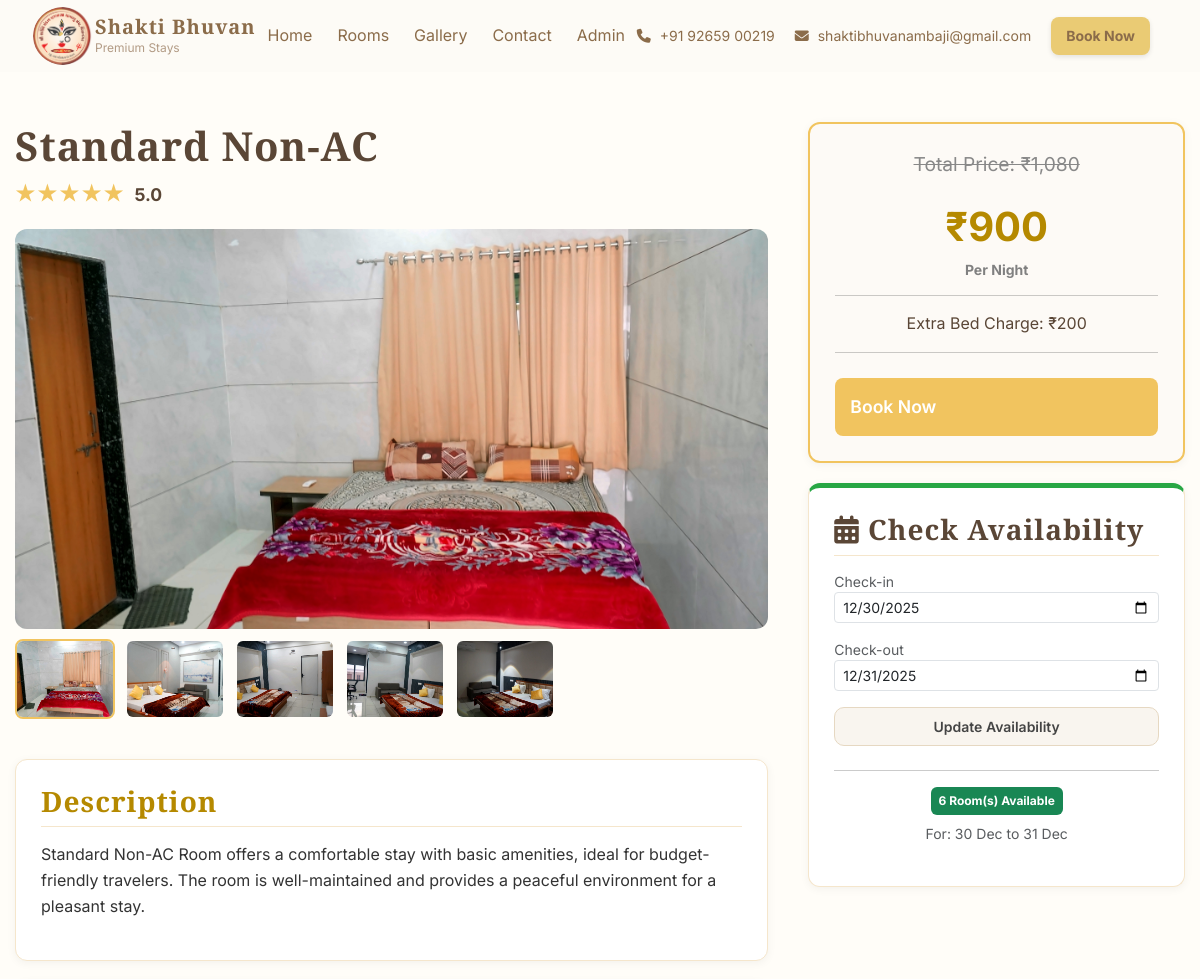
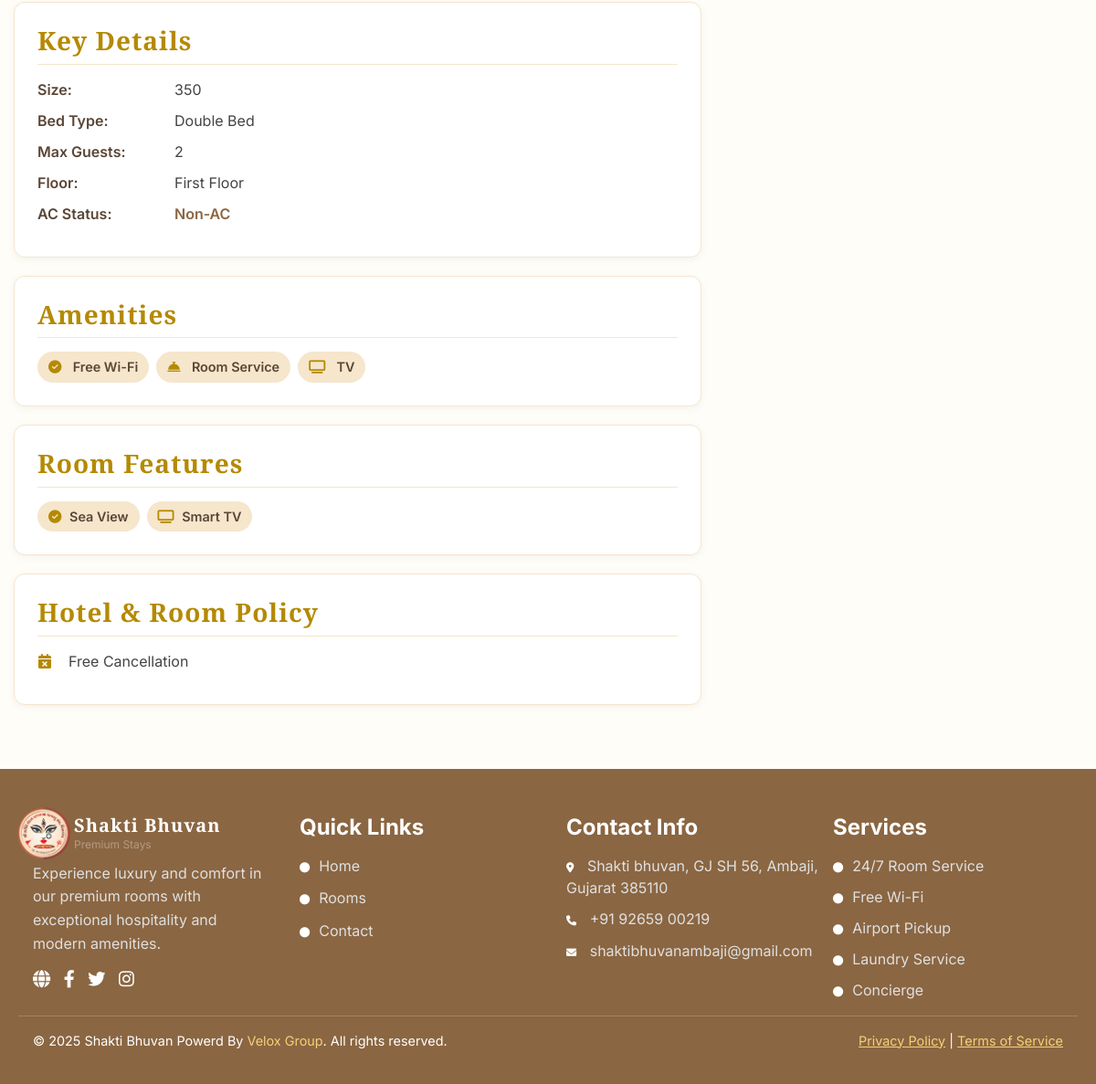
The page /View_Details.php?id=39 on the database its author committed (2 pictures, top to bottom).
### tables this page shows
CREATE TABLE `rooms` (
  `id` int(11) NOT NULL,
  `name` varchar(255) NOT NULL,
  `description` text DEFAULT NULL,
  `price` decimal(10,2) DEFAULT NULL,
  `discount_price` decimal(10,2) DEFAULT NULL,
  `extra_bed_price` decimal(10,2) DEFAULT 0.00,
  `max_extra_beds` int(11) DEFAULT 0,
  `size` varchar(50) DEFAULT NULL,
  `bed_type` varchar(100) DEFAULT NULL,
  `guests` varchar(50) DEFAULT NULL,
  `floor` varchar(50) DEFAULT NULL,
  `rating` decimal(2,1) DEFAULT NULL,
  `reviews` int(11) DEFAULT NULL,
  `image` varchar(255) DEFAULT NULL,
  `ac_status` enum('AC','Non-AC') DEFAULT 'AC',
  `amenities` text DEFAULT NULL,
  `features` text DEFAULT NULL,
  `policies` text DEFAULT NULL,
  `created_at` timestamp NOT NULL DEFAULT current_timestamp(),
  `status` enum('Available','Occupied','Cleaning') DEFAULT 'Available'
);

### View_Details.php (the view, shortened to what this page needs)
<?php
include 'db.php';
include 'header.php';
$room_id = isset($_GET['id']) ? intval($_GET['id']) : 0;
$sql_room = "SELECT * FROM rooms WHERE id = $room_id";
$result_room = mysqli_query($conn, $sql_room);
$room = mysqli_fetch_assoc($result_room);
$checkin = $_GET['checkin'] ?? date('Y-m-d');
$checkout = $_GET['checkout'] ?? date('Y-m-d', strtotime('+1 day'));
$sql_total = "SELECT COUNT(*) as total FROM room_numbers WHERE room_type_id = $room_id AND status != 'Maintenance'";
$res_total = mysqli_query($conn, $sql_total);
$total_physical = mysqli_fetch_assoc($res_total)['total'];
$sql_online = "SELECT COUNT(DISTINCT room_number) as booked FROM bookings
               WHERE room_id = $room_id
               AND status IN ('Confirmed', 'Checked-in')
               AND NOT (checkout <= '$checkin' OR checkin >= '$checkout')";
$online_booked = mysqli_fetch_assoc(mysqli_query($conn, $sql_online))['booked'];
$sql_offline = "SELECT COUNT(DISTINCT ob.room_number) as booked FROM offline_booking ob
                JOIN room_numbers rn ON ob.room_number = rn.room_number
                WHERE rn.room_type_id = $room_id
                AND NOT (ob.checkout_date <= '$checkin' OR ob.checkin_date >= '$checkout')";
$offline_booked = mysqli_fetch_assoc(mysqli_query($conn, $sql_offline))['booked'];
$available_count = $total_physical - ($online_booked + $offline_booked);
$images = !empty($room['image']) ? explode(',', $room['image']) : [];
$first_image = !empty($images[0]) ? trim($images[0]) : 'default.jpg';
$remaining_images = array_slice($images, 1);
$amenities = !empty($room['amenities']) ? explode(',', $room['amenities']) : [];
$features = !empty($room['features']) ? explode(',', $room['features']) : [];
$policies = !empty($room['policies']) ? explode(',', $room['policies']) : [];
function renderStars($rating) {
    $rating = floatval($rating);
    $fullStars = floor($rating);
    $halfStar = ($rating - $fullStars >= 0.5) ? true : false;
    $emptyStars = 5 - $fullStars - ($halfStar ? 1 : 0);
    $output = '<span style="color: #f1c45f; font-size: 1.2rem; letter-spacing: 2px;">';
    for ($i = 0; $i < $fullStars; $i++) {
        $output .= '★';
    }
    for ($i = 0; $i < $emptyStars; $i++) {
        $output .= '☆';
    }
    $output .= '</span>';
    return $output;
}
?>
<!DOCTYPE html>
<html lang="en">
<head>
    <link rel="stylesheet" href="./assets/css/style.css">
    <link rel="stylesheet" href="./assets/css/navbar.css">
    <link rel="stylesheet" href="./assets/css/rooms.css">
</head>
<body>
    <div class="details-container">
        <div class="main-content">
            <h1 class="room-title"><?php echo htmlspecialchars($room['name']); ?></h1>
            <div class="rating">
                <?php
    if (isset($room['rating']) && $room['rating'] > 0) {
        echo renderStars($room['rating']);
        echo " <span style='font-weight:bold; color:#5a4636; margin-left:5px;'>" . htmlspecialchars($room['rating']) . " </span>";
    } else {
        echo "<span>No rating available</span>";
    }
    ?>
            </div>
            <div class="image-gallery">
                <img id="main-room-image" src="uploads/<?php echo htmlspecialchars($first_image); ?>"
                    alt="<?php echo htmlspecialchars($room['name']); ?>" class="main-image">
                <?php if (!empty($remaining_images)): ?>
                <div class="thumbnail-images">
                    <img src="uploads/<?php echo htmlspecialchars($first_image); ?>"
                        data-src="uploads/<?php echo htmlspecialchars($first_image); ?>" class="active" alt="Thumbnail">
                    <?php foreach ($remaining_images as $img):
                    $safe_img = htmlspecialchars(trim($img));
                    if (!empty($safe_img)):
                ?>
                    <img src="uploads/<?php echo $safe_img; ?>" data-src="uploads/<?php echo $safe_img; ?>"
                        alt="Thumbnail">
                    <?php endif; endforeach; ?>
                </div>
                <?php endif; ?>
            </div>
            <div class="detail-box">
                <h3>Description</h3>
                <p><?php echo htmlspecialchars($room['description']); ?></p>
            </div>
            <div class="detail-box">
                <h3>Key Details</h3>
                <ul class="detail-list">
                    <li><strong>Size:</strong> <?php echo htmlspecialchars($room['size'] ?? 'N/A'); ?></li>
                    <li><strong>Bed Type:</strong> <?php echo htmlspecialchars($room['bed_type'] ?? 'N/A'); ?></li>
                    <li><strong>Max Guests:</strong> <?php echo htmlspecialchars($room['guests'] ?? 'N/A'); ?></li>
                    <li><strong>Floor:</strong> <?php echo htmlspecialchars($room['floor'] ?? 'N/A'); ?></li>
                    <li><strong>AC Status:</strong> <span
                            style="font-weight: 600; color: <?php echo $room['ac_status'] == 'AC' ? '#0a7d5f' : '#8a6642'; ?>;"><?php echo htmlspecialchars($room['ac_status'] ?? 'N/A'); ?></span>
                    </li>
                </ul>
            </div>
            <?php
function getIcon($text) {
    $text = strtolower(trim($text));
    if (str_contains($text, 'tv') || str_contains($text, 'television')) return '<i class="fas fa-tv"></i>';
    if (str_contains($text, 'service')) return '<i class="fas fa-concierge-bell"></i>';
    if (str_contains($text, 'cancel')) return '<i class="fas fa-calendar-times"></i>';
    return '<i class="fas fa-circle-check"></i>';
}
?>
            <div class="detail-box">
                <h3>Amenities</h3>
                <?php if (!empty($amenities[0])): ?>
                <div class="tag-list">
                    <?php foreach($amenities as $amenity):
        $clean_amenity = trim($amenity);
    ?>
                    <span class="tag">
                        <?php echo getIcon($clean_amenity); ?> &nbsp;<?php echo htmlspecialchars($clean_amenity); ?>
                    </span>
                    <?php endforeach; ?>
                </div>
                <?php else: ?>
                <p>No amenities listed.</p>
                <?php endif; ?>
            </div>
            <div class="detail-box">
                <h3>Room Features</h3>
                <?php if (!empty($features[0])): ?>
                <div class="tag-list">
                    <?php foreach($features as $feature):
                    $clean_feature = trim($feature);
                ?>
                    <span class="tag"><?php echo getIcon($clean_feature); ?>
                        <?php echo htmlspecialchars($clean_feature); ?></span>
                    <?php endforeach; ?>
                </div>
                <?php else: ?>
                <p>No special features listed.</p>
                <?php endif; ?>
            </div>
            <div class="detail-box">
                <h3>Hotel & Room Policy</h3>
                <?php if (!empty($policies[0])): ?>
                <ul class="detail-list">
                    <?php foreach($policies as $policy):
                    $clean_policy = trim($policy);
                ?>
                    <li><?php echo getIcon($clean_policy); ?> &nbsp; <?php echo htmlspecialchars($clean_policy); ?></li>
                    <?php endforeach; ?>
                </ul>
                <?php else: ?>
                <p>No policies listed.</p>
                <?php endif; ?>
            </div>
        </div>
        <div class="sidebar">
            <div class="detail-box price-section">
                <p class="original-price">Total Price: ₹<?php echo htmlspecialchars(number_format($room['price'] )); ?>
                </p>
                <p class="current-price">₹<?php echo htmlspecialchars(number_format($room['discount_price'])); ?></p>
                <small><b style="color:gray;">Per Night</b></small>
                <hr style="margin: 15px 0;">
                <p style="font-size: 1rem; color: #5a4636;">
                    Extra Bed Charge: ₹<?php echo htmlspecialchars(number_format($room['extra_bed_price'])); ?>
                </p>
                <hr style="margin: 15px 0 25px;">
                <a href="booking.php?room_id=<?php echo $room['id']; ?>" class="book-button">Book Now</a>
            </div>
            <div class="detail-box availability-card"
                style="border-top: 5px solid <?= ($available_count > 0) ? '#28a745' : '#dc3545' ?>;">
                <h3 style="color: #5a4636;"><i class="fas fa-calendar-alt"></i> Check Availability</h3>
                <form action="View_Details.php" method="GET" class="mb-4">
                    <div class="row g-2">
                        <div class="col-12 mb-2">
                            <label class="small text-muted">Check-in</label>
                            <input type="date" id="checkin" name="checkin" value="<?= $checkin ?>"
                                class="form-control form-control-sm" required>
                        </div>
                        <div class="col-12 mb-2">
                            <label class="small text-muted">Check-out</label>
                            <input type="date" id="checkout" name="checkout" value="<?= $checkout ?>"
                                class="form-control form-control-sm" required>
                        </div>
                        <div class="col-12">
                            <button type="submit" class="btn btn-sm btn-outline-dark w-100">Update Availability</button>
                        </div>
                    </div>
                </form>
                <hr>
                <?php if ($available_count > 0): ?>
                <div class="text-center">
                    <div class="badge bg-success mb-2 p-2"><?= $available_count ?> Room(s) Available</div>
                    <p class="small text-muted">For: <?= date('d M', strtotime($checkin)) ?> to
                        <?= date('d M', strtotime($checkout)) ?></p>
                </div>
                <?php endif; ?>
            </div>
        </div>
    </div>
    <?php include 'footer.php'; ?>
</body>
</html>

### assets/css/style.css (style rules this page uses)
body { margin: 0; font-family: 'Playfair Display', serif; background-color: #fdfbf6; }
h1, h2, h3, .hero-section h1 { font-family: 'Playfair Display', serif; font-weight: 700; letter-spacing: 1px; }
p { font-family: 'Inter', sans-serif; font-weight: 400; line-height: 1.6; }
a, .hero-section p { font-family: 'Inter', sans-serif; line-height: 1.6; text-align: left; }
.rating { color: #e0a200; font-size: 15px; font-weight: bold; }
.btn { padding: 8px 16px; background: #f9f5ef; border: 1px solid #e6d8c2; border-radius: 10px; text-decoration: none; font-weight: 600; color: #444; transition: all 0.3s ease; }
.btn { display: inline-block; padding: 8px 15px; background: #f5e6cc; border-radius: 10px; text-decoration: none; font-weight: bold; color: #444; transition: background 0.3s; }
.btn { padding: 12px 24px; border-radius: 10px; font-weight: 600; text-decoration: none; transition: 0.3s; }

### assets/css/rooms.css (style rules this page uses)
* { box-sizing: border-box; }
html, body { overflow-x: hidden; }
body { font-family: 'Inter', sans-serif; background: #fffdf8; margin: 0; padding: 0; color: #333; }
h1, h2, h3, .hero-section h1 { font-family: 'Playfair Display', serif; font-weight: 700; letter-spacing: 1px; }
p,a, .hero-section p { font-family: 'Inter', sans-serif; font-weight: 400; line-height: 1.6; }
.rating { color: #e0a200; font-size: 15px; font-weight: bold; }
.btn { padding: 8px 16px; background: #f9f5ef; border: 1px solid #e6d8c2; border-radius: 10px; text-decoration: none; font-weight: 600; color: #444; transition: all 0.3s ease; }

### View_Details.php (style rules this page uses)
.details-container { max-width: 1200px; margin: 50px auto; padding: 0 15px; display: grid; grid-template-columns: 2fr 1fr; gap: 40px; }
.main-content h1 { color: #5a4636; margin-bottom: 10px; }
.main-content .rating { font-size: 1.1rem; margin-bottom: 20px; }
.image-gallery { display: grid; grid-template-columns: 1fr; gap: 10px; margin-bottom: 30px; }
.main-image { width: 100%; height: 400px; object-fit: cover; border-radius: 12px; }
.thumbnail-images { display: flex; gap: 10px; overflow-x: auto; padding-bottom: 10px; }
.thumbnail-images img { width: 100px; height: 80px; object-fit: cover; border-radius: 8px; cursor: pointer; border: 2px solid transparent; transition: border-color 0.2s; }
.thumbnail-images img:hover, .thumbnail-images img.active { border-color: #f1c45f; }
.detail-box { background: #fff; border: 1px solid #f5e6cc; border-radius: 12px; padding: 25px; margin-bottom: 20px; box-shadow: 0 2px 10px rgba(0, 0, 0, 0.05); }
.detail-box h3 { color: #b58900; margin-top: 0; margin-bottom: 15px; border-bottom: 1px solid #f5e6cc; padding-bottom: 8px; }
.detail-list { list-style: none; padding: 0; margin: 0; }
.detail-list li { margin-bottom: 10px; font-size: 1rem; color: #444; display: flex; align-items: center; }
.detail-list li strong { color: #5a4636; min-width: 150px; font-weight: 600; }
.price-section { background: #fdfaf6; padding: 25px; border-radius: 12px; text-align: center; border: 2px solid #f1c45f; }
.price-section .current-price { font-size: 2.5rem; font-weight: 700; color: #b58900; margin: 0; }
.price-section .original-price { font-size: 1.2rem; color: #888; text-decoration: line-through; margin-bottom: 15px; }
.book-button { display: block; width: 100%; background: #f1c45f; color: white; padding: 15px; border: none; border-radius: 8px; font-size: 1.1rem; font-weight: 600; cursor: pointer; text-decoration: none; transition: background 0.3s; }
.tag-list { display: flex; flex-wrap: wrap; gap: 8px; margin-top: 15px; }
.tag-list .tag { background: #f5e6cc; color: #5a4636; padding: 6px 12px; border-radius: 20px; font-size: 0.9rem; font-weight: 600; }
.tag i { margin-right: 5px; color: #b58900; }
.detail-list li i { width: 25px; color: #b58900; }

### rows shown on the page
rooms: name "Standard Non-AC", rating "★★★★★", rating "5.0", description "Standard Non-AC Room offers a comfortable stay with basic amenities, ideal for budget-friendly travelers. The room is well-maintained and provides a peaceful environment for a pleasant stay.", size "350", bed_type "Double Bed", guests "2", floor "First Floor", ac_status "Non-AC", amenities "Free Wi-Fi", amenities "Room Service", amenities "TV", features "Sea View", features "Smart TV", policies "Free Cancellation", price "1,080", discount_price "900", extra_bed_price "200"

### other values the page prints
$available_count "6"
